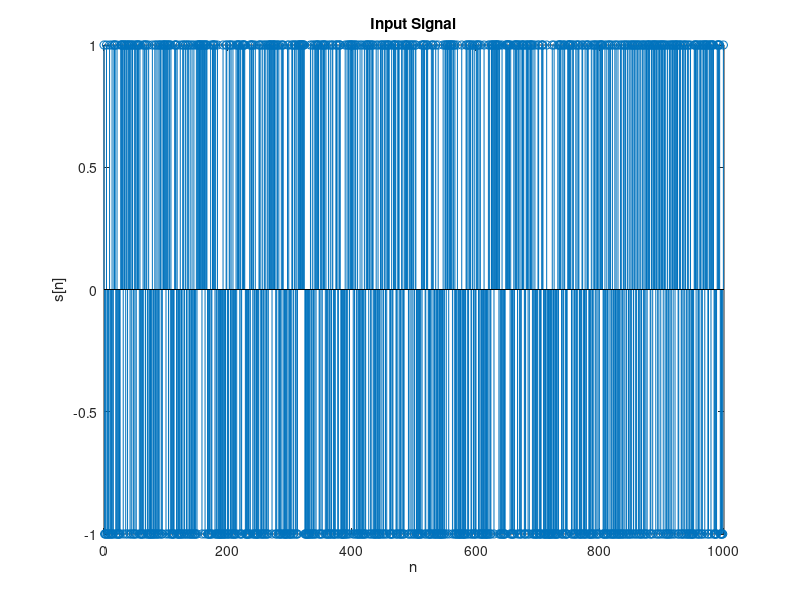
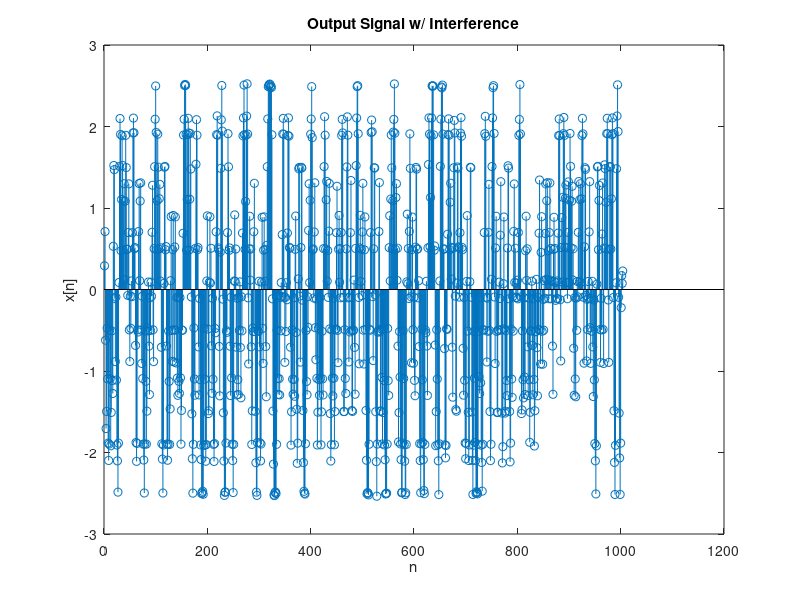
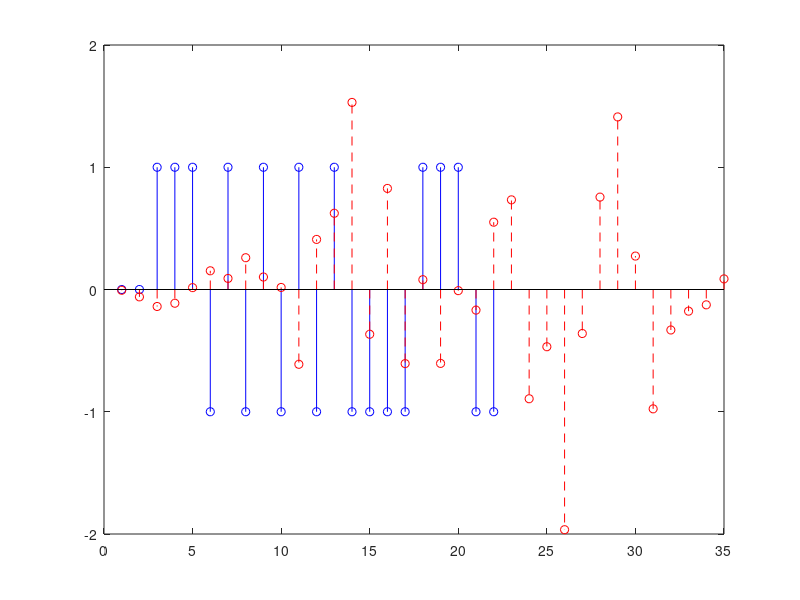
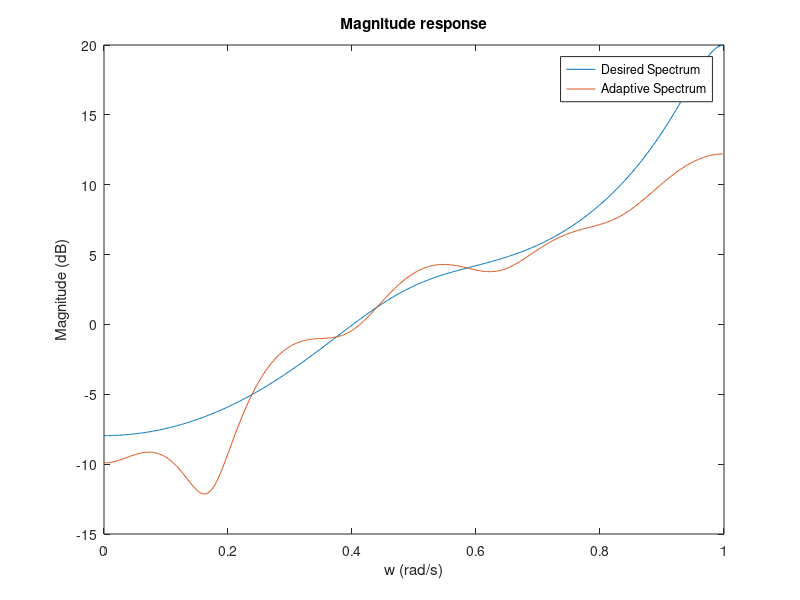

Reproduce these figures in MATLAB, in order.
%% Generate training signal
n_in = 0:999;
train = randi([0 1], 1, 1000);
train(train == 0) = -1;

h = [0.3 1 0.7 0.3 0.2];
x = conv(train, h);
x = awgn(x, 37);
n_out = 1:length(x);

figure
stem(n_in, train)
xlabel('n')
ylabel('s[n]')
title('Input Signal')

figure
stem(n_out, x);
xlabel('n')
ylabel('x[n]')
title('Output Signal w/ Interference')

%%  Train Adaptive Filter
h_filter = ones(1, 12);
out = conv(train, h);
out = awgn(out, 20);
max_mu = 2 / (norm(out)^2);
mu = 0.035;

desired = [zeros(1, 2) train];

for i=length(h_filter):length(train)
   outn = out(i-length(h_filter)+1:i);
   s_hat = outn*h_filter';
   e = desired(i) - s_hat;
   h_filter = h_filter + mu*e*outn;
end

%% Test Adaptive Filter
r = randi([0 1], 1, 20);
r(r == 0) = -1;
d = [zeros(1, 2) r];
outr = awgn(conv(r, h), 30);
figure
stem(d, 'b')
hold on
stem(conv(outr, h_filter), '--r')


H_channel=freqz(h);       
w=(0:length(H_channel)-1)./(length(H_channel));         
H_channel_inv_mag=-10*log10(real(H_channel).^2 + imag(H_channel).^2);  
H_channel_inv_phase=-imag(H_channel)./real(H_channel);                    
H_adaptive=freqz(h_filter);       
H_adaptive_mag=10*log10(real(H_adaptive).^2 + imag(H_adaptive).^2);    
H_adaptive_phase=imag(H_adaptive)./real(H_adaptive);   

figure 
plot(w,H_channel_inv_mag)
hold on
plot(w,H_adaptive_mag)
legend('Desired Spectrum','Adaptive Spectrum');
xlabel('w (rad/s)');
ylabel('Magnitude (dB)');
title('Magnitude response');

figure
plot(w, H_channel_inv_phase)
hold on
plot(w, H_adaptive_phase)
legend('Desired Spectrum','Adaptive Spectrum');
xlabel('w (rad/s)');
ylabel('Phase (rad)');
title('Phase response');

%% 


